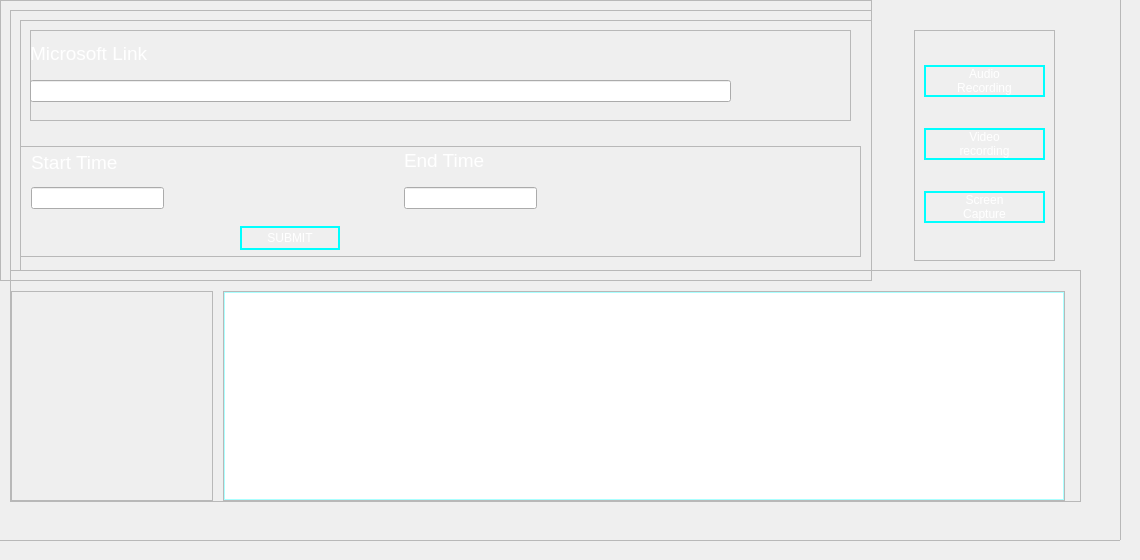
        <widget class="QWidget" name="page_1">
         <widget class="QFrame" name="frame">
          <property name="geometry">
           <rect>
            <x>-10</x>
            <y>-10</y>
            <width>1131</width>
            <height>551</height>
           </rect>
          </property>
          <property name="frameShape">
           <enum>QFrame::StyledPanel</enum>
          </property>
          <property name="frameShadow">
           <enum>QFrame::Raised</enum>
          </property>
          <widget class="QFrame" name="frame_2">
           <property name="geometry">
            <rect>
             <x>10</x>
             <y>10</y>
             <width>872</width>
             <height>281</height>
            </rect>
           </property>
           <property name="maximumSize">
            <size>
             <width>872</width>
             <height>16777215</height>
            </size>
           </property>
           <property name="frameShape">
            <enum>QFrame::StyledPanel</enum>
           </property>
           <property name="frameShadow">
            <enum>QFrame::Raised</enum>
           </property>
           <widget class="QFrame" name="frame_4">
            <property name="geometry">
             <rect>
              <x>10</x>
              <y>10</y>
              <width>911</width>
              <height>261</height>
             </rect>
            </property>
            <property name="frameShape">
             <enum>QFrame::StyledPanel</enum>
            </property>
            <property name="frameShadow">
             <enum>QFrame::Raised</enum>
            </property>
            <widget class="QFrame" name="frame_9">
             <property name="geometry">
              <rect>
               <x>10</x>
               <y>10</y>
               <width>901</width>
               <height>271</height>
              </rect>
             </property>
             <property name="frameShape">
              <enum>QFrame::StyledPanel</enum>
             </property>
             <property name="frameShadow">
              <enum>QFrame::Raised</enum>
             </property>
             <widget class="QFrame" name="frame_10">
              <property name="geometry">
               <rect>
                <x>10</x>
                <y>10</y>
                <width>821</width>
                <height>91</height>
               </rect>
              </property>
              <property name="frameShape">
               <enum>QFrame::StyledPanel</enum>
              </property>
              <property name="frameShadow">
               <enum>QFrame::Raised</enum>
              </property>
              <widget class="QLabel" name="label_2">
               <property name="geometry">
                <rect>
                 <x>0</x>
                 <y>10</y>
                 <width>141</width>
                 <height>26</height>
                </rect>
               </property>
               <property name="styleSheet">
                <string notr="true">color: rgb(255,255,255);
font-size: 14pt;</string>
               </property>
               <property name="text">
                <string>Microsoft Link</string>
               </property>
              </widget>
              <widget class="QLineEdit" name="ms_link">
               <property name="geometry">
                <rect>
                 <x>0</x>
                 <y>50</y>
                 <width>701</width>
                 <height>22</height>
                </rect>
               </property>
               <property name="styleSheet">
                <string notr="true">color: rgb(255,255,255);</string>
               </property>
               <property name="text">
                <string/>
               </property>
               <property name="placeholderText">
                <string>https://</string>
               </property>
              </widget>
             </widget>
             <widget class="QFrame" name="frame_8">
              <property name="geometry">
               <rect>
                <x>0</x>
                <y>126</y>
                <width>841</width>
                <height>111</height>
               </rect>
              </property>
              <property name="frameShape">
               <enum>QFrame::StyledPanel</enum>
              </property>
              <property name="frameShadow">
               <enum>QFrame::Raised</enum>
              </property>
              <widget class="QLabel" name="label">
               <property name="geometry">
                <rect>
                 <x>11</x>
                 <y>1</y>
                 <width>121</width>
                 <height>31</height>
                </rect>
               </property>
               <property name="styleSheet">
                <string notr="true">color: rgb(255,255,255);
font-size: 14pt;</string>
               </property>
               <property name="text">
                <string>Start Time</string>
               </property>
              </widget>
              <widget class="QLineEdit" name="s_time">
               <property name="geometry">
                <rect>
                 <x>11</x>
                 <y>41</y>
                 <width>133</width>
                 <height>22</height>
                </rect>
               </property>
               <property name="styleSheet">
                <string notr="true">color: rgb(255,255,255);</string>
               </property>
               <property name="placeholderText">
                <string>12:32</string>
               </property>
              </widget>
              <widget class="QLineEdit" name="e_time">
               <property name="geometry">
                <rect>
                 <x>384</x>
                 <y>41</y>
                 <width>133</width>
                 <height>22</height>
                </rect>
               </property>
               <property name="styleSheet">
                <string notr="true">color: rgb(255,255,255);</string>
               </property>
               <property name="placeholderText">
                <string>13:32</string>
               </property>
              </widget>
              <widget class="QLabel" name="label_3">
               <property name="geometry">
                <rect>
                 <x>384</x>
                 <y>1</y>
                 <width>101</width>
                 <height>26</height>
                </rect>
               </property>
               <property name="styleSheet">
                <string notr="true">color: rgb(255,255,255);
font-size: 14pt;</string>
               </property>
               <property name="text">
                <string>End Time</string>
               </property>
              </widget>
              <widget class="QPushButton" name="submit_btn">
               <property name="geometry">
                <rect>
                 <x>220</x>
                 <y>80</y>
                 <width>100</width>
                 <height>24</height>
                </rect>
               </property>
               <property name="styleSheet">
                <string notr="true">
QPushButton {
	color: rgb(255, 255, 255);
	border: 2px solid rgb(0, 255, 255);
}
QPushButton:hover {
    background-color: rgb(103, 255, 2);
}
QPushButton:pressed {
    background-color: rgb(224, 0, 0);
    border-style: inset;
}
</string>
               </property>
               <property name="text">
                <string>SUBMIT</string>
               </property>
              </widget>
             </widget>
            </widget>
           </widget>
          </widget>
          <widget class="QFrame" name="frame_3">
           <property name="geometry">
            <rect>
             <x>20</x>
             <y>280</y>
             <width>1071</width>
             <height>232</height>
            </rect>
           </property>
           <property name="frameShape">
            <enum>QFrame::StyledPanel</enum>
           </property>
           <property name="frameShadow">
            <enum>QFrame::Raised</enum>
           </property>
           <layout class="QHBoxLayout" name="horizontalLayout_5">
            <property name="spacing">
             <number>10</number>
            </property>
            <property name="leftMargin">
             <number>0</number>
            </property>
            <property name="topMargin">
             <number>20</number>
            </property>
            <property name="rightMargin">
             <number>15</number>
            </property>
            <property name="bottomMargin">
             <number>0</number>
            </property>
            <item>
             <widget class="QFrame" name="frame_6">
              <property name="frameShape">
               <enum>QFrame::StyledPanel</enum>
              </property>
              <property name="frameShadow">
               <enum>QFrame::Raised</enum>
              </property>
              <layout class="QHBoxLayout" name="horizontalLayout_6">
               <property name="spacing">
                <number>0</number>
               </property>
               <property name="leftMargin">
                <number>0</number>
               </property>
               <property name="topMargin">
                <number>0</number>
               </property>
               <property name="rightMargin">
                <number>0</number>
               </property>
               <property name="bottomMargin">
                <number>0</number>
               </property>
               <item>
                <widget class="QLabel" name="label_4">
                 <property name="minimumSize">
                  <size>
                   <width>200</width>
                   <height>0</height>
                  </size>
                 </property>
                 <property name="maximumSize">
                  <size>
                   <width>15000000</width>
                   <height>15000000</height>
                  </size>
                 </property>
                 <property name="text">
                  <string/>
                 </property>
                 <property name="pixmap">
                  <pixmap>image/1-5.png</pixmap>
                 </property>
                </widget>
               </item>
              </layout>
             </widget>
            </item>
            <item>
             <widget class="QFrame" name="frame_7">
              <property name="frameShape">
               <enum>QFrame::StyledPanel</enum>
              </property>
              <property name="frameShadow">
               <enum>QFrame::Raised</enum>
              </property>
              <layout class="QHBoxLayout" name="horizontalLayout_7">
               <property name="spacing">
                <number>0</number>
               </property>
               <property name="leftMargin">
                <number>0</number>
               </property>
               <property name="topMargin">
                <number>0</number>
               </property>
               <property name="rightMargin">
                <number>0</number>
               </property>
               <property name="bottomMargin">
                <number>0</number>
               </property>
               <item>
                <widget class="QTextEdit" name="textEdit">
                 <property name="font">
                  <font>
                   <pointsize>9</pointsize>
                   <stylestrategy>PreferDefault</stylestrategy>
                  </font>
                 </property>
                 <property name="styleSheet">
                  <string notr="true">QTextEdit {
	color: rgb(255,255,255);
	border: 1px solid rgb(170, 255, 255);
}</string>
                 </property>
                 <property name="lineWrapMode">
                  <enum>QTextEdit::FixedColumnWidth</enum>
                 </property>
                 <property name="lineWrapColumnOrWidth">
                  <number>365</number>
                 </property>
                 <property name="readOnly">
                  <bool>true</bool>
                 </property>
                </widget>
               </item>
              </layout>
             </widget>
            </item>
           </layout>
          </widget>
          <widget class="QFrame" name="frame_5">
           <property name="geometry">
            <rect>
             <x>924</x>
             <y>40</y>
             <width>141</width>
             <height>231</height>
            </rect>
           </property>
           <property name="frameShape">
            <enum>QFrame::StyledPanel</enum>
           </property>
           <property name="frameShadow">
            <enum>QFrame::Raised</enum>
           </property>
           <layout class="QVBoxLayout" name="verticalLayout_9">
            <item>
             <widget class="QPushButton" name="pushButton">
              <property name="styleSheet">
               <string notr="true">
QPushButton {
	color: rgb(255, 255, 255);
	border: 2px solid rgb(0, 255, 255);
}
QPushButton:hover {
    background-color: rgb(103, 255, 2);
}
QPushButton:pressed {
    background-color: rgb(224, 0, 0);
    border-style: inset;
}
</string>
              </property>
              <property name="text">
               <string>Audio
Recording</string>
              </property>
             </widget>
            </item>
            <item>
             <widget class="QPushButton" name="pushButton_2">
              <property name="styleSheet">
               <string notr="true">
QPushButton {
	color: rgb(255, 255, 255);
	border: 2px solid rgb(0, 255, 255);
}
QPushButton:hover {
    background-color: rgb(103, 255, 2);
}
QPushButton:pressed {
    background-color: rgb(224, 0, 0);
    border-style: inset;
}
</string>
              </property>
              <property name="text">
               <string>Video
recording</string>
              </property>
             </widget>
            </item>
            <item>
             <widget class="QPushButton" name="pushButton_3">
              <property name="styleSheet">
               <string notr="true">
QPushButton {
	color: rgb(255, 255, 255);
	border: 2px solid rgb(0, 255, 255);
}
QPushButton:hover {
    background-color: rgb(103, 255, 2);
}
QPushButton:pressed {
    background-color: rgb(224, 0, 0);
    border-style: inset;
}
</string>
              </property>
              <property name="text">
               <string>Screen
Capture</string>
              </property>
             </widget>
            </item>
           </layout>
          </widget>
         </widget>
        </widget>
